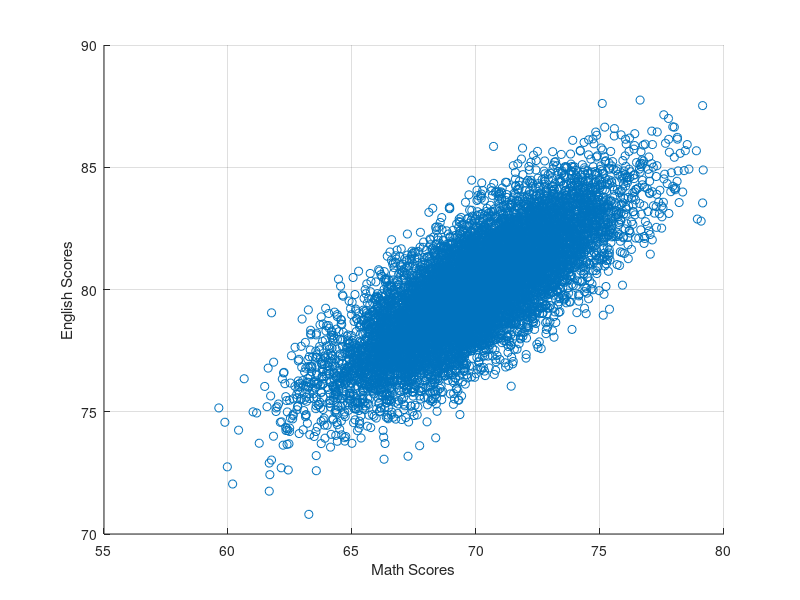
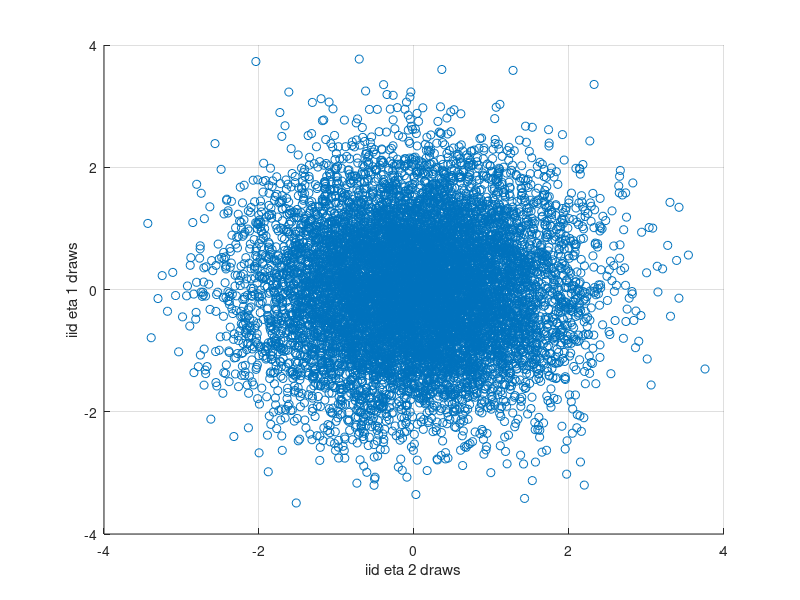
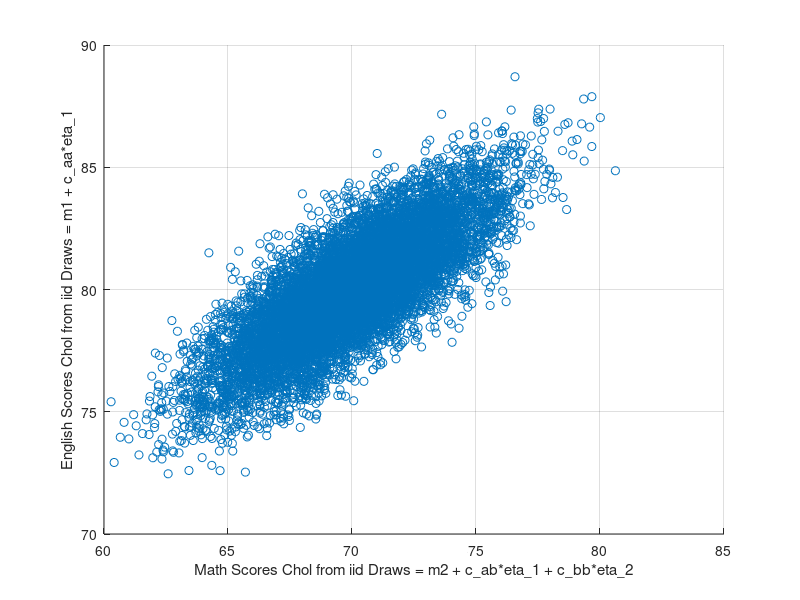

The MATLAB script that drew these images, in order:
%% Cholesky Decomposition Correlated Bivariate Normal from IID Random Draws
% *back to* <https://fanwangecon.github.io *Fan*>*'s* <https://fanwangecon.github.io/Math4Econ/ 
% *Intro Math for Econ*>*,*  <https://fanwangecon.github.io/M4Econ/ *Matlab Examples*>*, 
% or* <https://fanwangecon.github.io/CodeDynaAsset/ *Dynamic Asset*> *Repositories*
% 
% Draw two correlated normal shocks using the MVNRND function. Draw two correlated 
% normal shocks from uniform random variables using Cholesky Decomposition.
%% 
% * <https://fanwangecon.github.io/M4Econ/simulation/normal/htmlpdfm/fs_cholesky_decomposition.html 
% fs_cholesky_decomposition>
% * <https://fanwangecon.github.io/M4Econ/simulation/normal/htmlpdfm/fs_cholesky_decomposition_d5.html 
% fs_cholesky_decomposition_d5>
% * <https://fanwangecon.github.io/M4Econ/simulation/normal/htmlpdfm/fs_bivariate_normal.html 
% fs_bivariate_normal>
%% Positively Correlated Scores MVNRND
% We have English and Math scores, and we draw from a bivariate normal distribution, 
% assuming the two scores are positively correlatd. These are $x_1$ and $x_2$.

% mean, and varcov
ar_mu = [70,80];
mt_varcov = [8,5;5,5];
% Generate Scores
rng(123);
N = 10000;
mt_scores = mvnrnd(ar_mu, mt_varcov, N);
% graph
figure();
scatter(mt_scores(:,1), mt_scores(:,2));
ylabel('English Scores');
xlabel('Math Scores')
grid on;
%% 
% What are the covariance and correlation statistics?

disp([num2str(cov(mt_scores(:,1), mt_scores(:,2)))]);
disp([num2str(corrcoef(mt_scores(:,1), mt_scores(:,2)))]);
%% Bivariate Normal from Uncorrelated Draws via Cholesky Decomposition
% We can get the same results as above, without having to explicitly draw from 
% a multivariate distribution by (For more details see <https://eml.berkeley.edu/~train/distant.html 
% Train (2009)>):
%% 
% # Draw 2 uniform random iid vectors.
% # Convert to normal iid vectors.
% # Generate the test scores as a function of the two random variables, using 
% Cholesky matrix. 
%% 
% _*First*_, draw two uncorrelated normal random variables, with mean 0, sd 
% 1, $\eta_1$ and $\eta_2$. 

% Draw Two Uncorrelated Normal Random Variables
% use the same N as above
rng(123);
% uniform draws, uncorrelated
ar_unif_draws = rand(1,N*2);
% normal draws, english and math are uncorreated
% ar_draws_eta_1 and ar_draws_eta_2 are uncorrelated by construction
ar_normal_draws = norminv(ar_unif_draws);
ar_draws_eta_1 = ar_normal_draws(1:N);
ar_draws_eta_2 = ar_normal_draws((N+1):N*2);
% graph
figure();
scatter(ar_draws_eta_1, ar_draws_eta_2);
ylabel('iid eta 1 draws');
xlabel('iid eta 2 draws')
grid on;
% Show Mean 1, cov = 0
disp([num2str(cov(ar_draws_eta_1, ar_draws_eta_2))]);
disp([num2str(corrcoef(ar_draws_eta_1, ar_draws_eta_2))]);
%% 
% _*Second*_, now using the variance-covariance we already have, decompose it, 
% we will have:
%% 
% * $c_{aa} \thinspace,\thinspace\thinspace 0\\c_{ab} \thinspace,\thinspace\thinspace 
% c_{bb}$

% Choesley decompose the variance covariance matrix
mt_varcov_chol = chol(mt_varcov, 'lower');
disp([num2str(mt_varcov_chol)]);
% The cholesky decomposed matrix factorizes the original varcov matrix
disp([num2str(mt_varcov_chol*mt_varcov_chol')]);
%% 
% _*Third*_, We can get back to the original $x_1$ and $x_2$ variables:
%% 
% * $x_1 = \mu_1 + c_{aa} * \eta_1$
% * $x_2 = \mu_2 + c_{ab} * \eta_1 + c_{bb} * \eta_2$

% multiple the cholesky matrix by the eta draws
mt_scores_chol = ar_mu' + mt_varcov_chol*([ar_draws_eta_1; ar_draws_eta_2]);
mt_scores_chol = mt_scores_chol';
% graph
figure();
scatter(mt_scores_chol(:,1), mt_scores_chol(:,2));
ylabel('English Scores Chol from iid Draws = m1 + c\_aa*eta\_1');
xlabel('Math Scores Chol from iid Draws = m2 + c\_ab*eta\_1 + c\_bb*eta\_2')
grid on;
disp([num2str(cov(mt_scores_chol(:,1), mt_scores_chol(:,2)))]);
disp([num2str(corrcoef(mt_scores_chol(:,1), mt_scores_chol(:,2)))]);
%% 
% 
% 
%